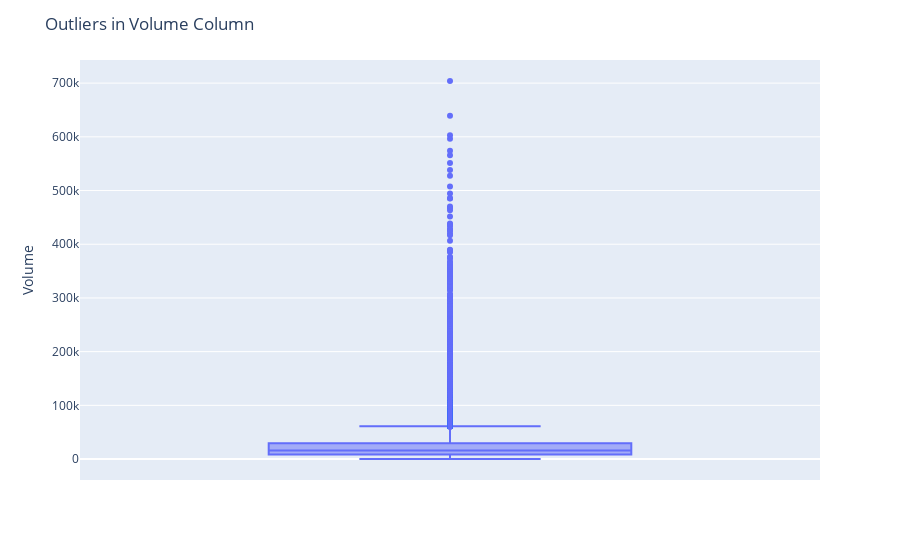

Notebook cell for this chart:
### Code cell
# Create the box plot using Plotly
fig = px.box(df_raw, y='Volume')

# Set labels and title for the plot
fig.update_layout(
    yaxis_title='Volume',
    title='Outliers in Volume Column'
)

# Show the plot
fig.show()

### Figure 1 — Plotly figure (JSON) as saved in the notebook; plotly's stock layout.template omitted (floating-point values rounded to 4 significant figures; data arrays with more than 128 entries replaced by an {"elided": "..."} marker saying what was removed)
{"data": [{"alignmentgroup": "True", "hovertemplate": "Volume=%{y}<extra></extra>", "legendgroup": "", "marker": {"color": "#636efa"}, "name": "", "notched": false, "offsetgroup": "", "orientation": "v", "showlegend": false, "type": "box", "x0": " ", "xaxis": "x", "y": {"elided": "92350 int values"}, "y0": " ", "yaxis": "y"}], "layout": {"boxmode": "group", "legend": {"tracegroupgap": 0}, "margin": {"t": 60}, "title": {"text": "Outliers in Volume Column"}, "xaxis": {"anchor": "y", "domain": [0, 1]}, "yaxis": {"anchor": "x", "domain": [0, 1], "title": {"text": "Volume"}}}}
